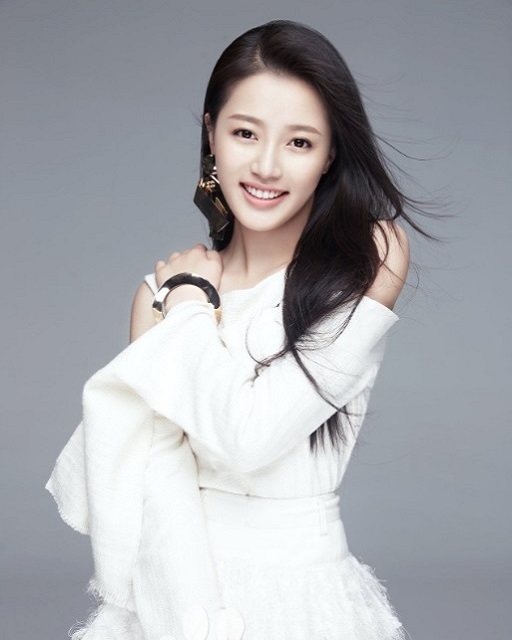
//> input picture project_code/images/master.jpg, 512 x 640 px
$ ./VC_FANFUHAN_OPENCV044   (built with g++ and OpenCV 4)
//> lines starting //> are read from the running program, lines starting //| are printed output that depends on the picture; after the words box and inside, x2 and y2 are one past the last pixel; in counts of white or black regions, pixels touching at a corner belong together
// VC_FANFUHAN_OPENCV044.cpp : 定義主控台應用程式的進入點。
//
/*
// Debug | x32
通用屬性
| C/C++
|	| 一般
|		| 其他 Include 目錄 -> C:\opencv\build\include
|
| 連結器
| 	|一一般
|		|  其他程式庫目錄 -> C:\opencv\build\x64\vc15\lib
|
| 	|一輸入
|		| 其他相依性 -> opencv_world411d.lib;%(AdditionalDependencies)

// Releas | x64
組態屬性
| C/C++
|	| 一般
|		| 其他 Include 目錄 -> C:\opencv\build\include
|
| 連結器
| 	|一般
|		| 其他程式庫目錄 -> C:\opencv\build\x64\vc15\lib
|
| 	|一輸入
|		| 其他相依性 -> opencv_world411.lib;%(AdditionalDependencies)

*/

#include "stdafx.h"
#include <iostream>
#include <opencv2/opencv.hpp>
#include <opencv2/core/core.hpp>
#include <opencv2/highgui/highgui.hpp>

using namespace std;
using namespace cv;

void blur_demo(Mat &image, Mat &sum);
void edge_demo(Mat &image, Mat &sum);
int getblockSum(Mat &sum, int x1, int y1, int x2, int y2, int i);

void showHistogram(InputArray src, cv::String StrTitle);
void backProjection_demo(Mat &mat, Mat &model);
void blur3x3(Mat &src, Mat *det);

void add_salt_pepper_noise(Mat &image);
void add_gaussian_noise(Mat &image);

void USMImage(Mat src, Mat &usm, float fltPar);

void pyramid_up(Mat &image, vector<Mat> &pyramid_images, int level);
void pyramid_down(vector<Mat> &pyramid_images);

void laplaian_demo(vector<Mat> &pyramid_images, Mat &image);

// [5 lines left out: function pause, not called in this run]
int main()
{
	Mat src = imread("../../images/master.jpg");//Mat src = imread("../../images/test.png");
//> src is the input picture: 640 rows x 512 cols, CV_8UC3; mean B, G, R 173.5, 168.6, 167.3
	if (src.empty())
	{
		cout << "could not load image.." << endl;
		pause();
		return -1;
	}
	else
	{
		imshow("input_src", src);
		showHistogram(src, "Histogram_input_src");
//> in showHistogram, `split(src, bgr_plane);`:
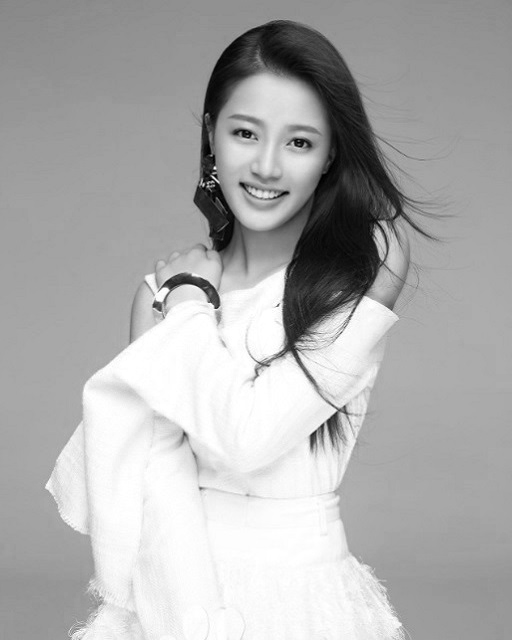
//> bgr_plane[0]: 640 rows x 512 cols, CV_8UC1; min 0, max 255, mean 173.5
//> in showHistogram, `split(src, bgr_plane);`:
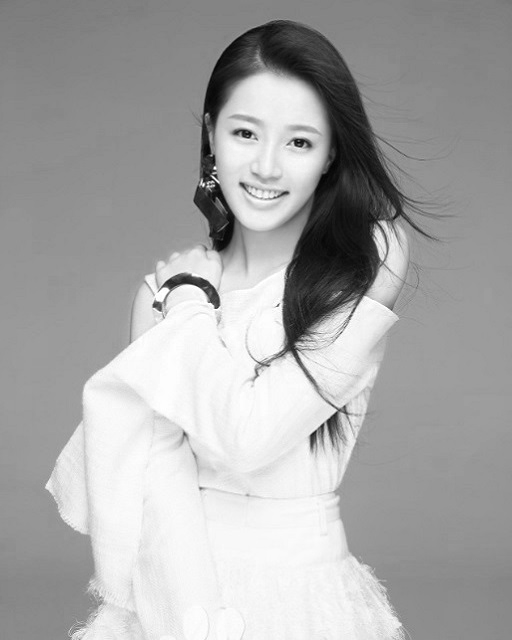
//> bgr_plane[2]: 640 rows x 512 cols, CV_8UC1; min 3, max 255, mean 167.3
//> in showHistogram, `calcHist(&bgr_plane[0], 1, 0, Mat(), b_hist, 1, bins, ranges);`: b_hist = 256 values, max 11797 at index 168, min 0 at index 255, mean 1255.5
//> in showHistogram, `calcHist(&bgr_plane[1], 1, 0, Mat(), g_hist, 1, bins, ranges);`: g_hist = 256 values, max 10209 at index 159, min 0 at index 255, mean 1273.3
//> in showHistogram, `calcHist(&bgr_plane[2], 1, 0, Mat(), r_hist, 1, bins, ranges);`: r_hist = 256 values, max 10776 at index 156, min 0 at index 0, mean 1279.2
//> in showHistogram, `normalize(b_hist, b_hist, 0, histImage.rows, NORM_MINMAX, -1);`: b_hist = 256 values, max 400 at index 168, min 0 at index 255, mean 42.57
//> in showHistogram, `normalize(g_hist, g_hist, 0, histImage.rows, NORM_MINMAX, -1);`: g_hist = 256 values, max 400 at index 159, min 0 at index 255, mean 49.89
//> in showHistogram, `normalize(r_hist, r_hist, 0, histImage.rows, NORM_MINMAX, -1);`: r_hist = 256 values, max 400 at index 156, min 0 at index 0, mean 47.49
//> after the loop in showHistogram, `for (int i = 1; i < bins[0]; ++i)`:
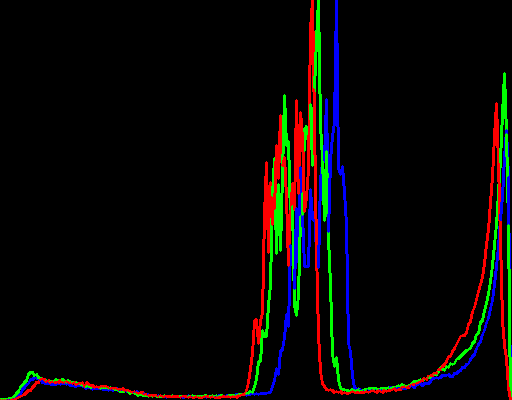
//> histImage: 400 rows x 512 cols, CV_8UC3; mean B, G, R 6.3, 7.7, 8.8

		// 转为灰度图像
		Mat gray, binary,binary2;;
		cvtColor(src, gray, COLOR_BGR2GRAY);
		//imshow("input_gray", gray);
		//showHistogram(gray, "Histogram_gray");

		Scalar m = mean(gray);
//> m = Scalar(168.8)
		int T = mean(src)[0];
//> T = 173

		for (int i = 0; i < 5; ++i) {
			//        THRESH_BINARY = 0
			//        THRESH_BINARY_INV = 1
			//        THRESH_TRUNC = 2
			//        THRESH_TOZERO = 3
			//        THRESH_TOZERO_INV = 4
			threshold(gray, binary, 0, 255, i | THRESH_TRIANGLE);
			imshow(format("binary_%d | THRESH_TRIANGLE", i), binary);
		}
//> this loop made 5 passes
//> pass 1, `threshold(gray, binary, 0, 255, i | THRESH_TRIANGLE);`:
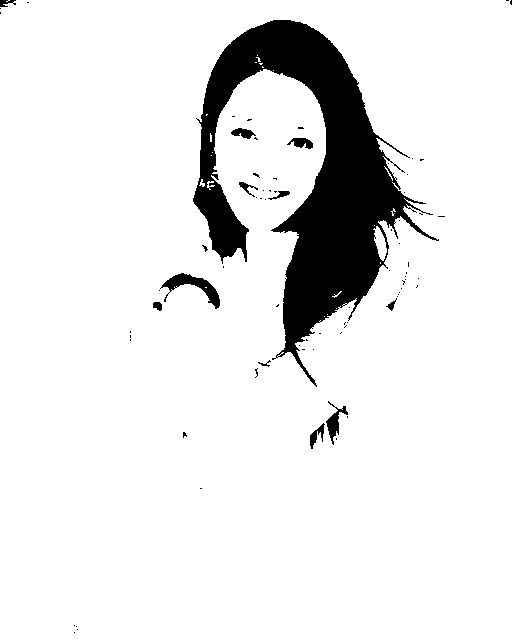
//> binary: 640 rows x 512 cols, CV_8UC1; 90.6% white; 77 black regions (65 under 20 px), largest, box (x1, y1, x2, y2) and area: (193, 20, 439, 387) 28906, (160, 273, 220, 309) 682, (326, 401, 348, 445) 309
//> pass 3, `threshold(gray, binary, 0, 255, i | THRESH_TRIANGLE);`:
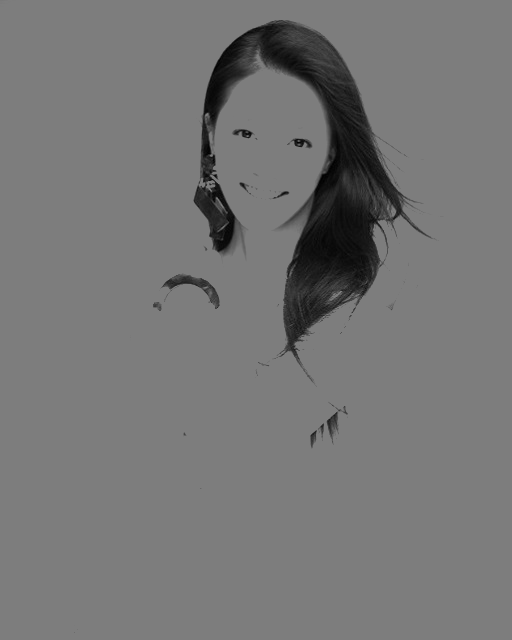
//> binary: 640 rows x 512 cols, CV_8UC1; min 1, max 125, mean 117.7
//> after the loop:
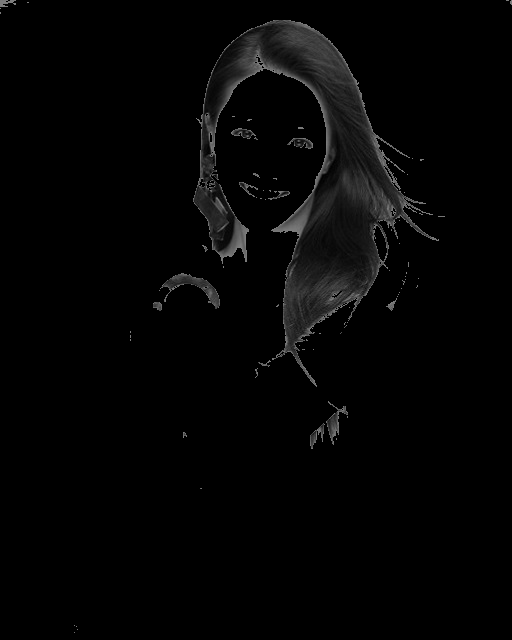
//> binary: 640 rows x 512 cols, CV_8UC1; min 0, max 125, mean 4.5

		/*
		void adaptiveThreshold(InputArray src,OutputArray dst,double maxValue,int adaptiveMethod,int thresholdType,int blockSize,double C)
			其中blockSize取值必須是奇數，
			C取值在10左右
			自適應方法類型：
				ADAPTIVE_THRESH_GAUSSIAN_C = 1
				ADAPTIVE_THRESH_MEAN_C = 0
			當閾值操作類型thresholdType為：THRESH_BINARY
				二值圖像 = 原圖 – 均值圖像 > -C ? 255 : 0
			當閾值操作類型thresholdType為：THRESH_BINARY_INV
				二值圖像 = 原圖 – 均s值圖像 > -C ? 0 : 255
		*/
		adaptiveThreshold(gray, binary2, 255, ADAPTIVE_THRESH_GAUSSIAN_C,THRESH_BINARY, 25, 10);
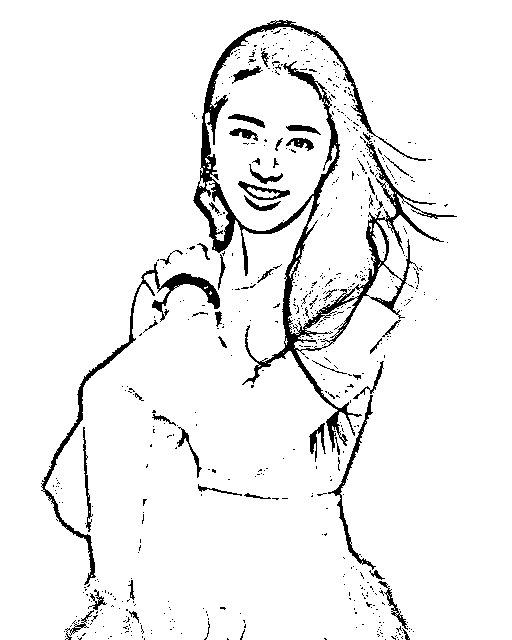
//> binary2: 640 rows x 512 cols, CV_8UC1; 94% white; 630 black regions (578 under 20 px), largest, box (x1, y1, x2, y2) and area: (193, 20, 457, 452) 10157, (41, 262, 220, 585) 2449, (328, 395, 376, 570) 753
		imshow("binary_adaptive", binary2);

		waitKey(0);
		return 0;
//> (the program exits here)
